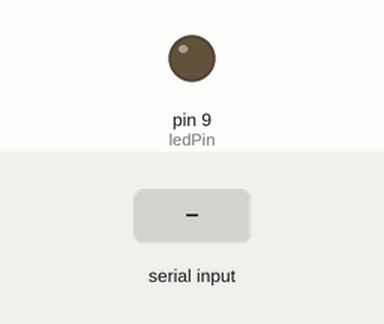
Simulated run of this sketch. Board: Arduino Uno, built with avr-gcc and run on an emulated ATmega328P. Shown: output pins drawn as LEDs (lit = HIGH). Dashed ring = blinking. The inputs (shaded band) are chosen by the test bench.

Above: at 1.2 s.
1.3 s: "90,45\n" received over Serial
At 2.6 s:
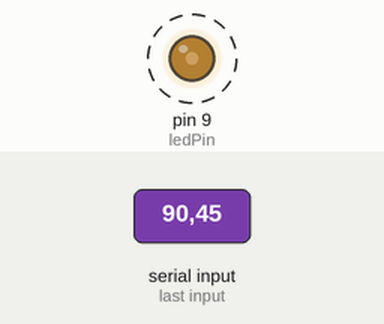
Timing chart, 0 to 10.3 s (numbered marks = the images above; inputs shaded):
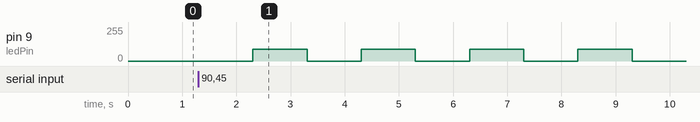

Measured:
- after the input at 1.3 s, pin 9 (ledPin): alternates 90/255 for 1.0 s and 0/255 for 1.0 s, starting after 1.0 s

The sketch:

sears.ino
```cpp
const int ledPin = 9;      // the pin that the LED is attached to
void turn_on(int ledPin, int powerlevel);
void turn_off(int ledPin);

void setup() {
  // initialize the serial communication:
  Serial.begin(9600);
  // initialize the ledPin as an output:
  pinMode(ledPin, OUTPUT);
}

void turn_on(int ledPin, int powerlevel)
{
    analogWrite(ledPin, powerlevel);
    delay(1000);
}

void turn_off(int ledPin)
{
    analogWrite(ledPin, 0);
}

void loop()
{
  int i;
  int powerlevel;
  String stringOne = " ";
  // check if data has been sent from the computer:
  if (Serial.available()) {
    // read the most recent byte (which will be from 0 to 255):
    stringOne =  Serial.readString();
    powerlevel = stringOne.toInt();
    // set the power level of the LED:
    for(i = 0; i <10; i++){
      turn_on(ledPin, powerlevel);
      turn_off(ledPin);
    delay(1000);
    }
  }
}
```
